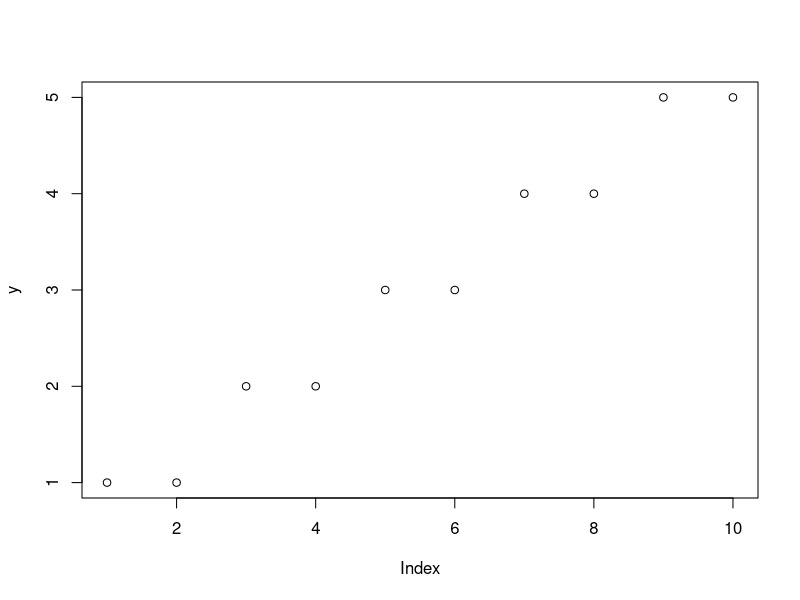
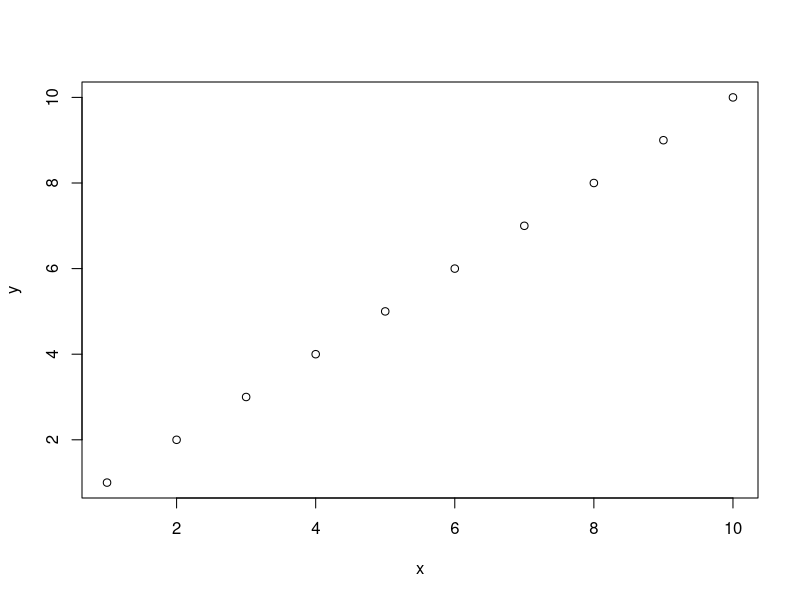
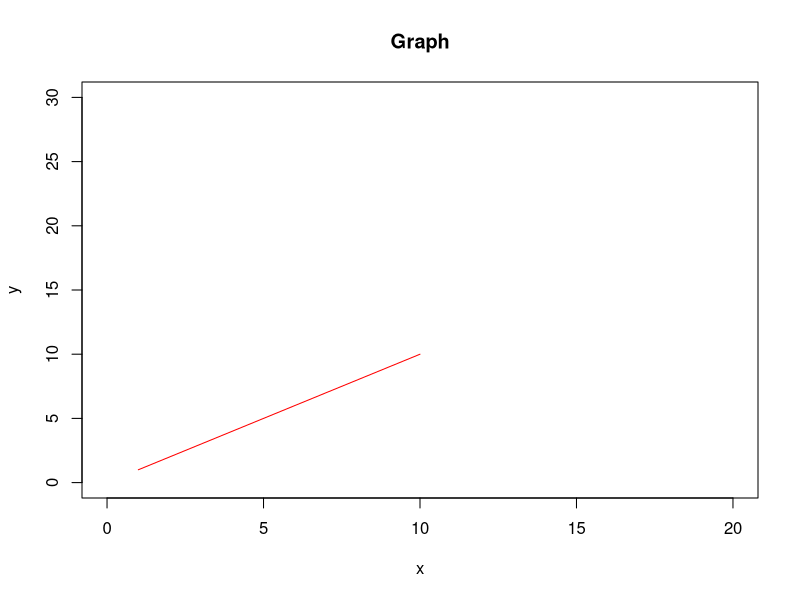
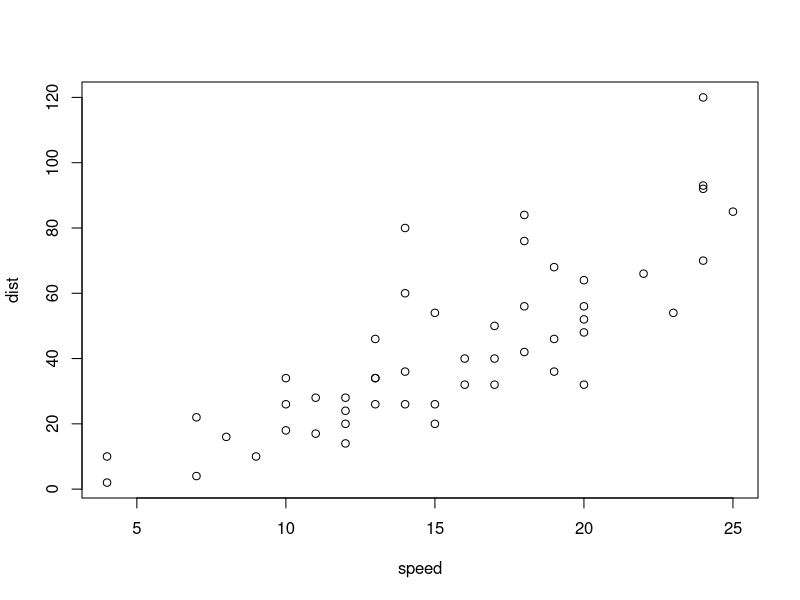
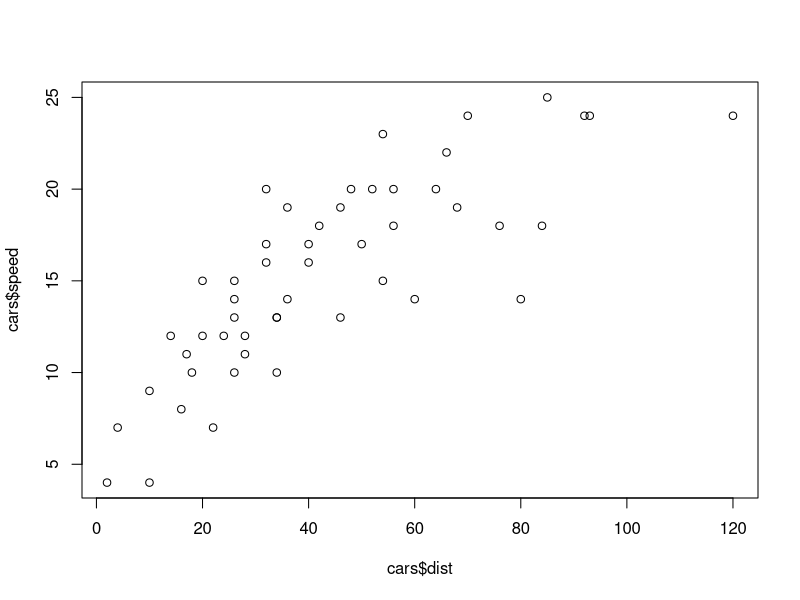
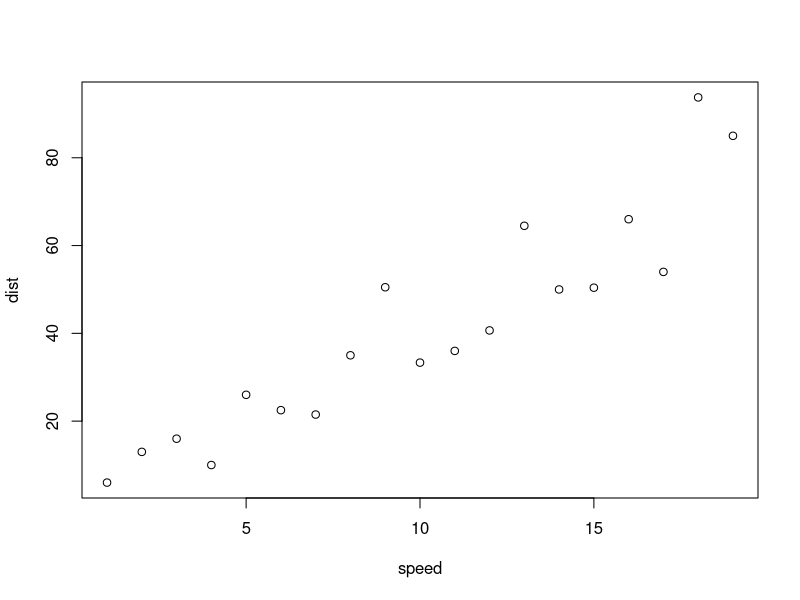
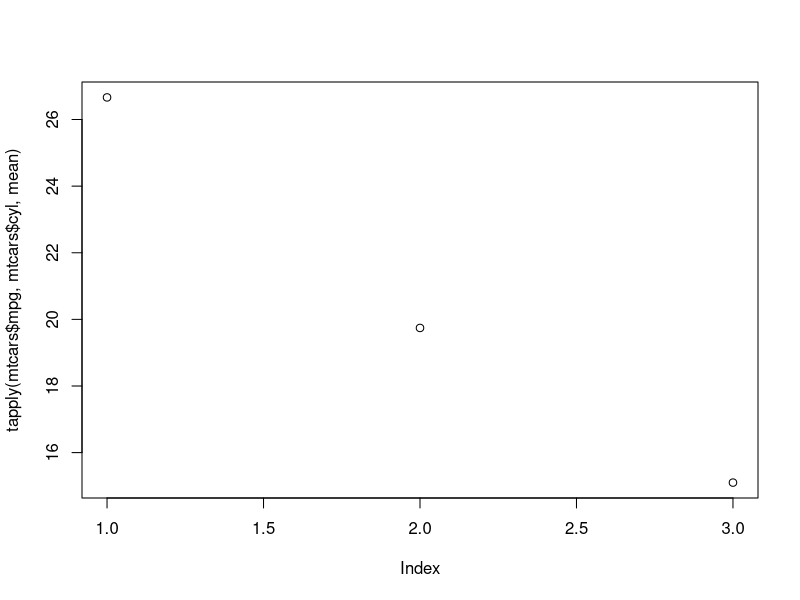
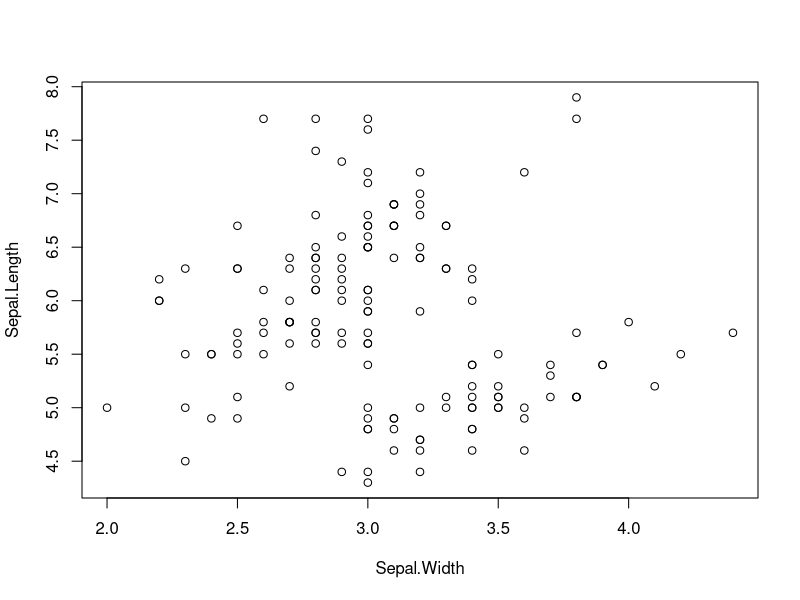

These figures' R source, in order:
#### 기본 내장 그래프 ####

### plot()
# plot(y축 데이터, 옵션)
# plot(x축 데이터, y축 데이터, 옵션)

y <- c(1, 1, 2, 2, 3, 3, 4, 4, 5, 5)
plot(y)

x <- 1:10
y <- 1:10
plot(x, y)

?plot
# type : "p", "l", "b", "o", "n"
# pch : 점의 모양(숫자로 지정)
# cex : 점의 크기를 비율로 지정
# lty : "blank", "solid", "dashed", "dotted", "dotdash", "longdash", "twodash"
plot(x, y, xlim=c(0, 20), ylim=c(0, 30), main="Graph", type="l",
     pch=1, cex=3, col="red", lty="solid")

str(cars)
head(cars)
plot(cars)
plot(cars$dist, cars$speed)

# 같은 속도일때 제동거리가 다를 경우 대체적인 추세를 알기 어렵다.
# 속도에 대한 평균 제동거리를 구해서 그래프로 그려보자.
plot(tapply(cars$dist, cars$speed, mean), xlab="speed", ylab="dist")

head(mtcars)
table(mtcars$cyl)

plot(tapply(mtcars$mpg, mtcars$cyl, mean))


### points()

head(iris)
str(iris)

with(iris, { 
    plot(Sepal.Width, Sepal.Length)
    plot(Petal.Width, Petal.Length)    
  }
)

with(iris, { 
    plot(Sepal.Width, Sepal.Length)
    points(Petal.Width, Petal.Length)    
  }
)


### lines()
plot(cars)
lines(lowess(cars))

### barplot(), hist(), pie(), mosaicplot(), pair(), persp(), contour(), ...


### 그래프 배열
head(mtcars)
?mtcars
str(mtcars)

# 그래프 4개를 동시에 그리기
par(mfrow=c(2, 2))

plot(mtcars$wt, mtcars$mpg)
plot(mtcars$wt, mtcars$disp)
hist(mtcars$wt)
boxplot(mtcars$wt)

par(mfrow=c(1, 1))
plot(mtcars$wt, mtcars$mpg)

# 행 또는 열마다 그래프 수를 다르게 설정
?layout
layout(matrix(c(1, 1, 2, 3), 2, 2, byrow=T))
plot(mtcars$wt, mtcars$mpg)
plot(mtcars$wt, mtcars$disp)
hist(mtcars$wt)

par(mfrow=c(1, 1))





#### 특이한 그래프 ####

### arrows
x <- c(1, 3, 6, 8, 9)
y <- c(12, 56, 78, 32, 9)

plot(x, y)
arrows(3, 56, 1, 12)
text(4, 40, "이것은 샘플입니다", srt=60)


### 꽃잎 그래프
x <- c(1, 1, 1, 2, 2, 2, 2, 2, 2, 3, 3, 4, 5, 6, 6, 6)
y <- c(2, 1, 4, 2, 3, 2, 2, 2, 2, 2, 1, 1, 1, 1, 1, 1)

plot(x, y)

?sunflowerplot
z <- data.frame(x, y)
z
sunflowerplot(z)


### 별 그래프
# 데이터의 전체적인 윤곽을 살펴보는 그래프
# 데이터 항목에 대한 변화의 정도를 한눈에 파악
str(mtcars)

stars(mtcars[1:4], key.loc=c(13, 2.0), flip.labels = F,
      draw.segments = T)


### symbols
x <- c(1, 2, 3, 4, 5)
y <- c(2, 3, 4, 5, 6)
z <- c(10, 5, 100, 20, 10)

symbols(x, y, z)



#### ggplot2 ####
# http://www.r-graph-gallery.com/ggplot2-package.html

# 레이어 지원
# 1) 배경 설정
# 2) 그래프 추가 (점, 선, 막대, ...)
# 3) 설정 추가(축 범위, 범례, 색, 표식, ...)

library(ggplot2)

### 산포도
mpg <- ggplot2::mpg
head(mpg)

# ggplot(data=mpg, aes(x=displ, y=hwy))
# ggplot(data=mpg, aes(x=displ, y=hwy)) + geom_point()
# ggplot(data=mpg, aes(x=displ, y=hwy)) + geom_point() + xlim(3, 6) + ylim(10, 30)
ggplot(data=mpg, aes(displ, hwy)) + geom_point() + xlim(3, 6) + ylim(10, 30)

# midwest 데이터를 이용해서 전체인구(poptotal) 아시아인구(popasian) 간에
# 어떤 관계가 있는지 알고 싶다.
# x축은 전체인구, y축은 아시아인구로 된 산포도로 작성
# 단, 전체인구는 30만명 이하, 아시아 인구는 1만명 이하인 지역만 산포도로 표시
options(scipen=99)

ggplot(data=midwest, aes(poptotal, popasian)) + geom_point() + 
  xlim(0, 300000) + ylim(0, 10000)


### 막대 그래프 : geom_col(), 히스토그램 : geom_bar()
library(dplyr)

# mpg데이터에서 구동방식(drv)별로 고속도로 평균연비(hwy)를 조회하고 그 결과를 표시
df_mpg <- mpg %>% group_by(drv) %>% summarise(mean_hwy = mean(hwy))
df_mpg

ggplot(df_mpg, aes(drv, mean_hwy)) + geom_col()
ggplot(df_mpg, aes(reorder(drv, mean_hwy), mean_hwy)) + geom_col()
ggplot(df_mpg, aes(reorder(drv, -mean_hwy), mean_hwy)) + geom_col()

ggplot(mpg, aes(drv)) + geom_bar()
ggplot(mpg, aes(hwy)) + geom_bar()


# 어떤 회사에서 생산한 "SUV"차종의 도시 연비가 높은지 알아보려고 한다.
# "SUV"차종을 대상으로 평균 cty가 가장 높은 회사 다섯 곳을 그래프로 표시
df_mpg <- mpg %>% filter(class=="suv") %>% group_by(manufacturer) %>%
  summarise(mean_cty=mean(cty)) %>% arrange(desc(mean_cty)) %>% head(5)
df_mpg

ggplot(df_mpg, aes(reorder(manufacturer, mean_cty), mean_cty)) + geom_col()


# 자동차 중에서 어떤 종류(class)가 가장 많은지 알고싶다.
# 자동차 종류별 빈도를 그래프로 표시
table(mpg$class)
ggplot(mpg, aes(class)) + geom_bar()




### 선 그래프 : geom_line()
str(economics)
head(economics)
tail(economics)

ggplot(economics, aes(date, unemploy)) + geom_line()
ggplot(economics, aes(date, psavert)) + geom_line()



### 상자 그래프 : geom_boxplot()
ggplot(mpg, aes(drv, hwy)) + geom_boxplot()







